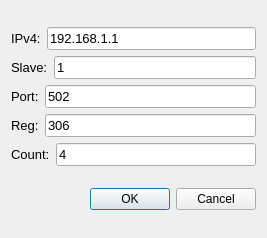
<?xml version="1.0" encoding="UTF-8"?>
<ui version="4.0">
 <class>Device02_dialog</class>
 <widget class="QDialog" name="Device02_dialog">
  <property name="geometry">
   <rect>
    <x>0</x>
    <y>0</y>
    <width>267</width>
    <height>238</height>
   </rect>
  </property>
  <property name="windowTitle">
   <string>Dialog</string>
  </property>
  <layout class="QVBoxLayout" name="verticalLayout_2">
   <item>
    <layout class="QVBoxLayout" name="verticalLayout">
     <item>
      <layout class="QHBoxLayout" name="horizontalLayout">
       <item>
        <widget class="QLabel" name="IP_label">
         <property name="font">
          <font>
           <pointsize>10</pointsize>
          </font>
         </property>
         <property name="text">
          <string>IPv4:</string>
         </property>
         <property name="buddy">
          <cstring>IPv4_line_edit</cstring>
         </property>
        </widget>
       </item>
       <item>
        <widget class="QLineEdit" name="IPv4_line_edit">
         <property name="minimumSize">
          <size>
           <width>10</width>
           <height>0</height>
          </size>
         </property>
         <property name="font">
          <font>
           <pointsize>10</pointsize>
          </font>
         </property>
         <property name="whatsThis">
          <string/>
         </property>
         <property name="text">
          <string>192.168.1.1</string>
         </property>
         <property name="maxLength">
          <number>20</number>
         </property>
        </widget>
       </item>
      </layout>
     </item>
     <item>
      <layout class="QHBoxLayout" name="horizontalLayout_2">
       <item>
        <widget class="QLabel" name="label">
         <property name="font">
          <font>
           <pointsize>10</pointsize>
          </font>
         </property>
         <property name="text">
          <string>Slave:</string>
         </property>
        </widget>
       </item>
       <item>
        <widget class="QLineEdit" name="slave_line_edit">
         <property name="minimumSize">
          <size>
           <width>10</width>
           <height>0</height>
          </size>
         </property>
         <property name="maximumSize">
          <size>
           <width>16777215</width>
           <height>16777215</height>
          </size>
         </property>
         <property name="font">
          <font>
           <pointsize>10</pointsize>
          </font>
         </property>
         <property name="text">
          <string>1</string>
         </property>
         <property name="maxLength">
          <number>10</number>
         </property>
        </widget>
       </item>
      </layout>
     </item>
     <item>
      <layout class="QHBoxLayout" name="horizontalLayout_5">
       <item>
        <widget class="QLabel" name="port_label">
         <property name="font">
          <font>
           <pointsize>10</pointsize>
          </font>
         </property>
         <property name="text">
          <string>Port:</string>
         </property>
        </widget>
       </item>
       <item>
        <widget class="QLineEdit" name="port_line_edit">
         <property name="font">
          <font>
           <pointsize>10</pointsize>
          </font>
         </property>
         <property name="text">
          <string>502</string>
         </property>
         <property name="maxLength">
          <number>8</number>
         </property>
        </widget>
       </item>
      </layout>
     </item>
     <item>
      <layout class="QHBoxLayout" name="horizontalLayout_3">
       <item>
        <widget class="QLabel" name="rd_reg_label">
         <property name="font">
          <font>
           <pointsize>10</pointsize>
          </font>
         </property>
         <property name="text">
          <string>Reg:</string>
         </property>
        </widget>
       </item>
       <item>
        <widget class="QLineEdit" name="rd_reg_line_edit">
         <property name="enabled">
          <bool>true</bool>
         </property>
         <property name="font">
          <font>
           <pointsize>10</pointsize>
          </font>
         </property>
         <property name="text">
          <string>306</string>
         </property>
        </widget>
       </item>
      </layout>
     </item>
     <item>
      <layout class="QHBoxLayout" name="horizontalLayout_6">
       <item>
        <widget class="QLabel" name="rd_count_label">
         <property name="font">
          <font>
           <pointsize>10</pointsize>
          </font>
         </property>
         <property name="text">
          <string>Count:</string>
         </property>
        </widget>
       </item>
       <item>
        <widget class="QLineEdit" name="rd_count_line_edit">
         <property name="font">
          <font>
           <pointsize>10</pointsize>
          </font>
         </property>
         <property name="text">
          <string>4</string>
         </property>
        </widget>
       </item>
      </layout>
     </item>
    </layout>
   </item>
   <item>
    <widget class="QDialogButtonBox" name="buttonBox">
     <property name="orientation">
      <enum>Qt::Horizontal</enum>
     </property>
     <property name="standardButtons">
      <set>QDialogButtonBox::Cancel|QDialogButtonBox::Ok</set>
     </property>
    </widget>
   </item>
  </layout>
 </widget>
 <resources/>
 <connections>
  <connection>
   <sender>buttonBox</sender>
   <signal>accepted()</signal>
   <receiver>Device02_dialog</receiver>
   <slot>accept()</slot>
   <hints>
    <hint type="sourcelabel">
     <x>248</x>
     <y>254</y>
    </hint>
    <hint type="destinationlabel">
     <x>157</x>
     <y>274</y>
    </hint>
   </hints>
  </connection>
  <connection>
   <sender>buttonBox</sender>
   <signal>rejected()</signal>
   <receiver>Device02_dialog</receiver>
   <slot>reject()</slot>
   <hints>
    <hint type="sourcelabel">
     <x>316</x>
     <y>260</y>
    </hint>
    <hint type="destinationlabel">
     <x>286</x>
     <y>274</y>
    </hint>
   </hints>
  </connection>
 </connections>
</ui>
